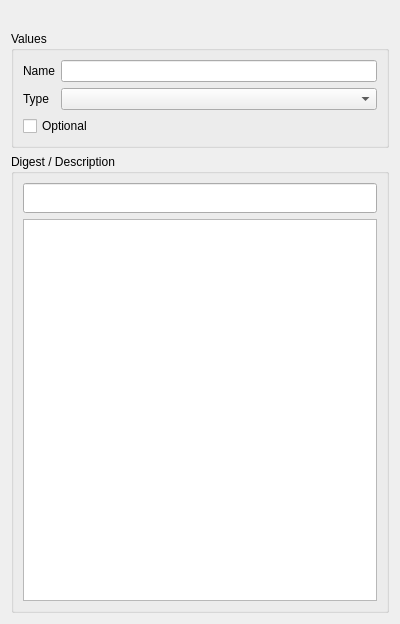
<?xml version="1.0" encoding="UTF-8"?>
<ui version="4.0">
 <class>Help::Page::Argument</class>
 <widget class="QWidget" name="Help::Page::Argument">
  <property name="geometry">
   <rect>
    <x>0</x>
    <y>0</y>
    <width>400</width>
    <height>624</height>
   </rect>
  </property>
  <property name="windowTitle">
   <string>Form</string>
  </property>
  <layout class="QVBoxLayout" name="verticalLayout_2">
   <item>
    <widget class="QLabel" name="keyInfo">
     <property name="text">
      <string/>
     </property>
     <property name="alignment">
      <set>Qt::AlignLeading|Qt::AlignLeft|Qt::AlignVCenter</set>
     </property>
    </widget>
   </item>
   <item>
    <widget class="QGroupBox" name="groupBox">
     <property name="title">
      <string>Values</string>
     </property>
     <property name="flat">
      <bool>true</bool>
     </property>
     <layout class="QGridLayout" name="gridLayout">
      <item row="0" column="0">
       <widget class="QLabel" name="nameInfo">
        <property name="text">
         <string>Name</string>
        </property>
       </widget>
      </item>
      <item row="0" column="1">
       <widget class="QLineEdit" name="nameEdit"/>
      </item>
      <item row="1" column="0">
       <widget class="QLabel" name="typeInfo">
        <property name="text">
         <string>Type</string>
        </property>
       </widget>
      </item>
      <item row="1" column="1">
       <widget class="QComboBox" name="typeCombo"/>
      </item>
      <item row="2" column="0" colspan="2">
       <widget class="QCheckBox" name="optionalCheck">
        <property name="text">
         <string>Optional</string>
        </property>
       </widget>
      </item>
     </layout>
    </widget>
   </item>
   <item>
    <widget class="QGroupBox" name="digestGroup">
     <property name="title">
      <string>Digest / Description</string>
     </property>
     <property name="flat">
      <bool>true</bool>
     </property>
     <layout class="QVBoxLayout" name="verticalLayout">
      <item>
       <widget class="QLineEdit" name="digestEdit">
        <property name="minimumSize">
         <size>
          <width>0</width>
          <height>30</height>
         </size>
        </property>
       </widget>
      </item>
      <item>
       <widget class="QPlainTextEdit" name="descrptionEdit"/>
      </item>
     </layout>
    </widget>
   </item>
  </layout>
 </widget>
 <resources/>
 <connections/>
</ui>
